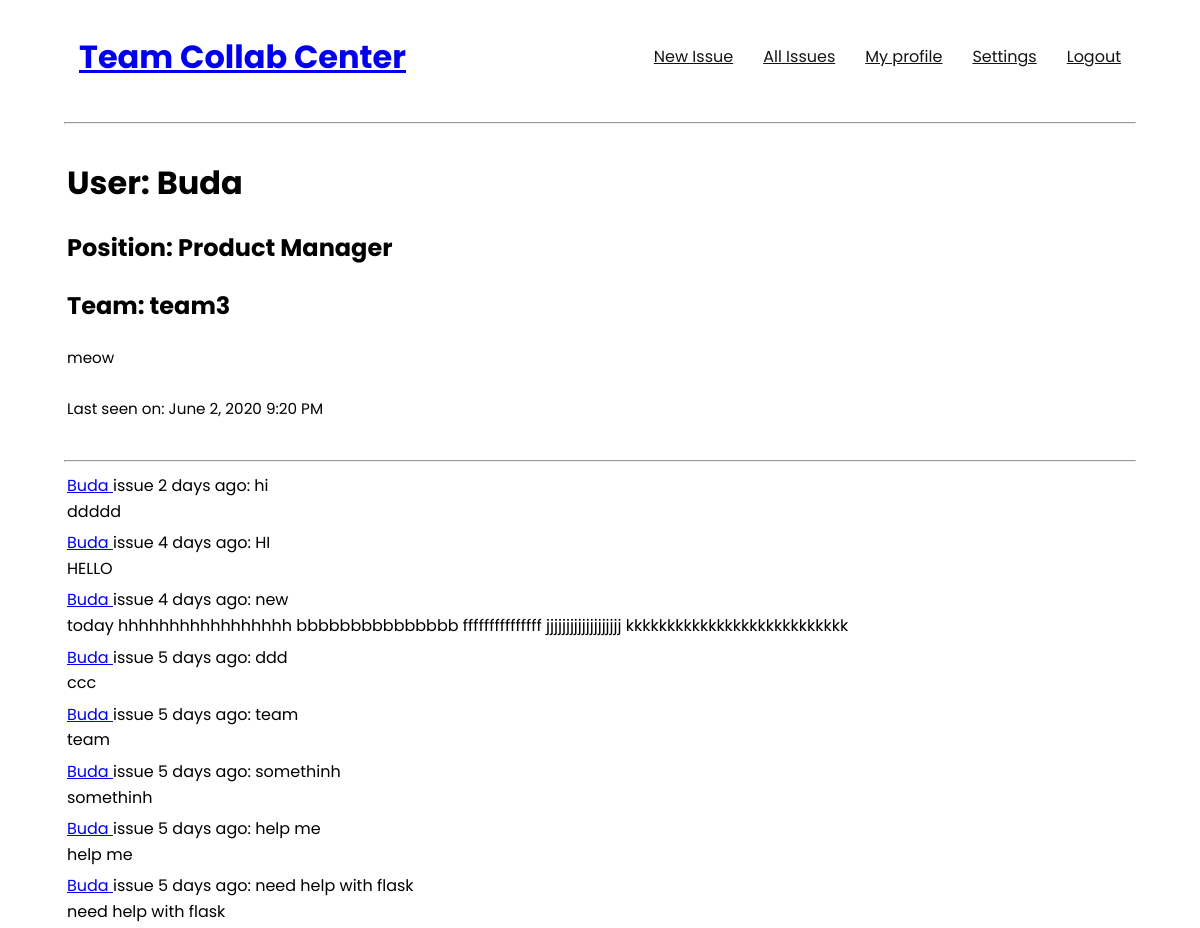
The page /user/Buda (signed in) on the database its author committed.
### app/models.py (models this page shows, shortened)
class User(UserMixin, db.Model):
    __tablename__='users'
    id = db.Column(db.Integer, primary_key=True)
    username = db.Column(db.String(64), index=True, unique=True)
    email = db.Column(db.String(120), index=True, unique=True)
    password_hash = db.Column(db.String(128))
    posts = db.relationship('Post', backref='author', lazy='dynamic')
    position_id = db.Column(db.Integer, db.ForeignKey('position.id'))
    about_me = db.Column(db.String(240))
    last_seen = db.Column(db.DateTime, default=datetime.utcnow)
    team_id = db.Column(db.Integer, db.ForeignKey('teams.id'))

class Position(db.Model):
    __tablename__='position'
    id = db.Column(db.Integer, primary_key=True)
    name = db.Column(db.String(64), unique=True)
    members = db.relationship('User', backref='position_members')

class Team(db.Model):
    __tablename__='teams'
    id = db.Column(db.Integer, primary_key=True)
    name = db.Column(db.String(64), unique=True)
    members = db.relationship('User', backref='team_members')
    team_posts = db.relationship('Post', backref='team_posts')

class Post(db.Model):
    __tablename__='posts'
    id = db.Column(db.Integer, primary_key=True)
    title = db.Column(db.String(64))
    description = db.Column(db.String(1000))
    timestamp = db.Column(db.DateTime, index=True, default=datetime.utcnow)
    user_id = db.Column(db.Integer, db.ForeignKey('users.id'))
    team_id = db.Column(db.Integer, db.ForeignKey('teams.id'))

### app/routes.py (the view)
@app.route('/user/<username>')
@login_required
def user(username):
    user = User.query.filter_by(username=username).first_or_404()
    page = request.args.get('page', 1, type=int)
    posts = Post.query.filter_by(user_id=user.id).order_by(
        Post.timestamp.desc()).paginate(
        page, app.config['POSTS_PER_PAGE'], False)
    next_url = url_for('user', username=user.username, page=posts.next_num) \
        if posts.has_next else None
    prev_url = url_for('user', username=user.username, page=posts.prev_num) \
        if posts.has_prev else None
    return render_template('user.html', user=user, posts=posts.items,
                           next_url=next_url, prev_url=prev_url)

### app/models.py (called while the page is built)
@login.user_loader
def load_user(id):
    return User.query.get(int(id))

### app/routes.py (called while the page is built)
@app.before_request
def before_request():
    if current_user.is_authenticated:
        current_user.last_seen = datetime.utcnow()
        db.session.commit()

### app/templates/user.html (shortened to what this page needs)
{% extends "base.html" %}
{% block content %}
    <table>
        <tr valign="top">
            <td>
                <h1>User: {{ user.username }}</h1>
                <h2>Position: {{ user.position_members.name }}</h2>
                <h2>Team: {{ user.team_members.name }}</h2>
                {% if user.about_me %}<p>{{ user.about_me }}</p>{% endif %}
                {% if user.last_seen %}
                    <p>Last seen on: {{ moment(user.last_seen).format('LLL') }}</p>
                {% endif %}
            </td>
        </tr>
    </table>
    <hr>
    {% for post in posts %}
        {% include '_post.html' %}
    {% endfor %}
{% endblock %}

### app/templates/_post.html
<table>
    <tr valign="top">
        <td>
            <a href="{{ url_for('user', username=post.author.username) }}">
            {{ post.author.username }}
            </a>
            issue {{ moment(post.timestamp).fromNow() }}: {{ post.title }}
            <br>
            {{ post.description }}
        </td>
    </tr>
</table>

### app/static/styles/style.css (style rules this page uses)
* { -webkit-box-sizing: border-box; box-sizing: border-box; }
body { font-family: 'Poppins', sans-serif; line-height: 1.6; margin: 0 4rem; }
p { font-size: .95em; margin-bottom: 1.8em; }

### rows shown on the page
User: username "Buda", about_me "meow", last_seen "June 2, 2020 9:20 PM"
Position: position_members.name "Product Manager"
Team: team_members.name "team3"
Post: author.username "Buda", timestamp "2 days ago", title "hi", description "ddddd"
Post: author.username "Buda", timestamp "4 days ago", title "HI", description "HELLO"
Post: author.username "Buda", timestamp "4 days ago", title "new", description "today hhhhhhhhhhhhhhhhh bbbbbbbbbbbbbbb fffffffffffffff jjjjjjjjjjjjjjjjjjj kkkkkkkkkkkkkkkkkkkkkkkkkkk"
Post: author.username "Buda", timestamp "5 days ago", title "ddd", description "ccc"
Post: author.username "Buda", timestamp "5 days ago", title "team", description "team"
Post: author.username "Buda", timestamp "5 days ago", title "somethinh", description "somethinh"
Post: author.username "Buda", timestamp "5 days ago", title "help me", description "help me"
Post: author.username "Buda", timestamp "5 days ago", title "need help with flask", description "need help with flask"
